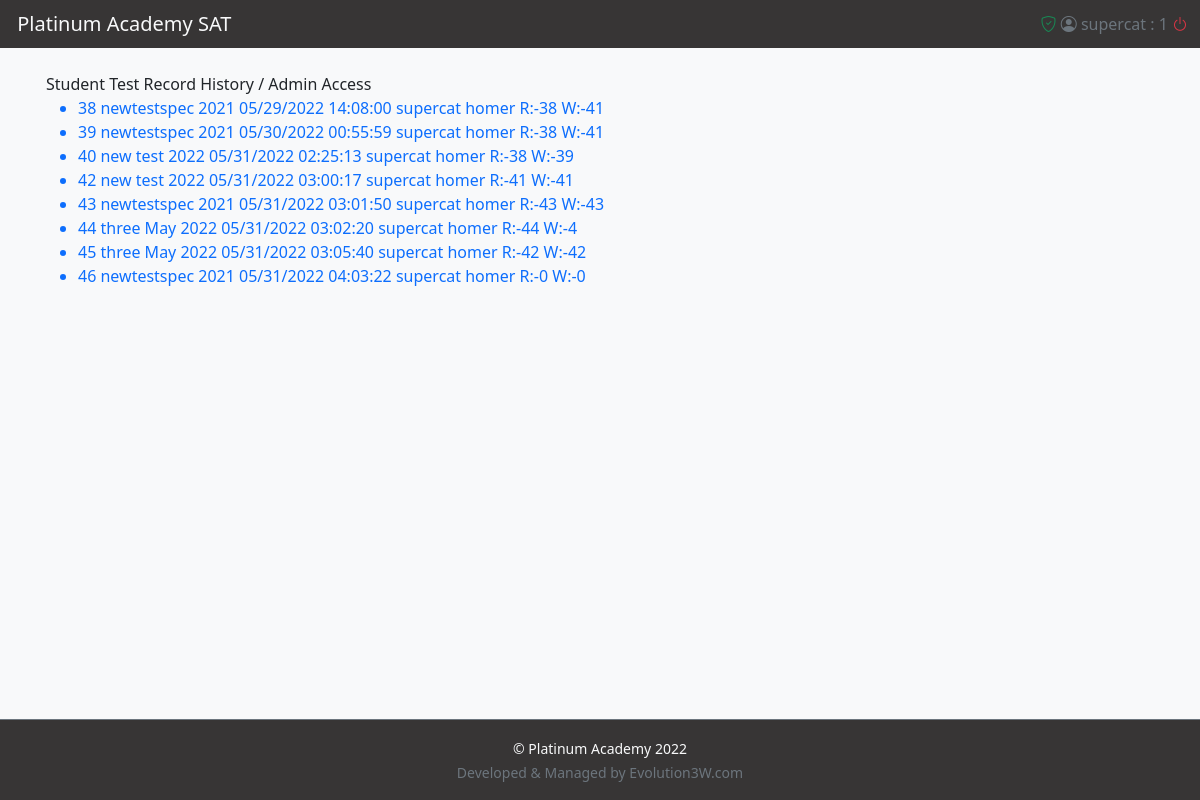
The app's page /history (signed in) with its own data.
### cbtsystem/models.py (models this page shows)
class testRecord(models.Model):
    studentUsername = models.CharField(null=True, blank=False, max_length=200)
    studentName = models.CharField(null=True, blank=False, max_length=200)
    testName = models.CharField(max_length=200, null=True, blank=True)
    testId = models.CharField(max_length=100, null=True, blank=True)
    date_finished = models.DateTimeField(auto_now_add=True)
    studentAnswersReading = JSONField(null=True, default={})
    studentAnswersWriting = JSONField(null=True, default={})
    numberInCorrectR = models.CharField(max_length=10, null=True, default='0')
    numberInCorrectW = models.CharField(max_length=10, null=True, default='0')
    scoreReading = models.CharField(max_length=3, null=True, default='200')
    scoreWriting = models.CharField(max_length=3, null=True, default='200')
    jsonWrongQtypeR = JSONField(null=True, default={})
    jsonWrongQtypeW = JSONField(null=True, default={})
    jsonQtypePerR = JSONField(null=True, default={})
    jsonQtypePerW = JSONField(null=True, default={})
    def __str__(self):
        return '{0} {1} {2} {3} {4} R:-{5} W:-{6}'.format(self.id, self.testName,
                                                          self.date_finished.strftime("%m/%d/%Y %H:%M:%S"),
                                                          self.studentUsername, self.studentName, self.numberInCorrectR,
                                                          self.numberInCorrectW)

### cbtsystem/views.py (the view)
# urls.py: path('history', views.history, name='history'),
@login_required(login_url='loginpage')
def history(request):
    username = request.user.username
    record = testRecord.objects.filter(studentUsername=username)
    return render(request, 'cbtsystem/history.html', {'record': record})

### cbtsystem/templates/cbtsystem/history.html
{% extends 'cbtsystem/index.html' %}
{% block content %}
<div class="container  px-3">
    Student Test Record History / Admin Access
    <br>
    <ul>
        {% for r in record|slice:":20" %}
        <a href="{% url 'results_pk' r.id %}" style="text-decoration:none;">
            <li> {{r}}</li>
        </a>
        {% endfor %}
    </ul>
</div>
{% endblock %}

### cbtsystem/templates/cbtsystem/index.html (shortened to what this page needs)
<!DOCTYPE html>
<html lang="en">
<head>
    <link href="https://cdn.jsdelivr.net/npm/bootstrap@5.0.2/dist/css/bootstrap.min.css" rel="stylesheet"
>
    <link rel="stylesheet" href="https://cdn.jsdelivr.net/npm/bootstrap-icons@1.8.1/font/bootstrap-icons.css">
</head>
<body class="bg-light text-dark d-flex flex-column min-vh-100">
<nav class="navbar navbar-expand-lg py-1" style="background-color: rgba(55,53,53,255); ">
    <div class="container-fluid">
        <a class="navbar-brand text-light" href="{% url 'index' %}">
            Platinum Academy SAT
        </a>
        <div class="text-secondary text-end mb-0 mt-0" id="userInfo">
            {% if request.user.is_superuser %}<a href="http://127.0.0.1:8000/admin"><i
                class="bi bi-shield-check text-success"></i></a>{% else %} * {% endif %}
            <i class="bi bi-person-circle"></i> {{request.user}} : {{request.user.id}}
            <a href="{% url 'logoutpage' %}"><i class="bi bi-power text-danger"></i></a></div>
    </div>
</nav>
<br>
{% block content %}{% endblock %}
<footer class="footer mt-auto py-3 border-top border-secondary" style="background-color: rgba(55,53,53,255);">
    <div class="container text-center"><small>
    <span> <a href="http://www.platinumacademy.co.kr" class="text-light text-decoration-none">&copy; Platinum Academy 2022</a>
    </span></small>
    </div>
    <div class="container text-center"><small>
    <span> <a href="https://www.evolution3w.com" class="text-muted text-decoration-none">Developed & Managed by Evolution3W.com</a>
    </span></small>
    </div>
</footer>
</body>
</html>

### cbtsystem/templates/cbtsystem/index.html (style rules this page uses)
#userInfo { display:none; }
@media (min-width:438px) { #userInfo { display:block; } }

### records on screen
testRecord: id+testName+date_finished "38 newtestspec 2021 05/29/2022 14:08:00 supercat homer R:-38 W:-41"
testRecord: id+testName+date_finished "39 newtestspec 2021 05/30/2022 00:55:59 supercat homer R:-38 W:-41"
testRecord: id+testName+date_finished "40 new test 2022 05/31/2022 02:25:13 supercat homer R:-38 W:-39"
testRecord: id+testName+date_finished "42 new test 2022 05/31/2022 03:00:17 supercat homer R:-41 W:-41"
testRecord: id+testName+date_finished "43 newtestspec 2021 05/31/2022 03:01:50 supercat homer R:-43 W:-43"
testRecord: id+testName+date_finished "44 three May 2022 05/31/2022 03:02:20 supercat homer R:-44 W:-4"
testRecord: id+testName+date_finished "45 three May 2022 05/31/2022 03:05:40 supercat homer R:-42 W:-42"
testRecord: id+testName+date_finished "46 newtestspec 2021 05/31/2022 04:03:22 supercat homer R:-0 W:-0"

### other values on screen
{{ request.user }} "supercat"
{{ request.user.id }} "1"
